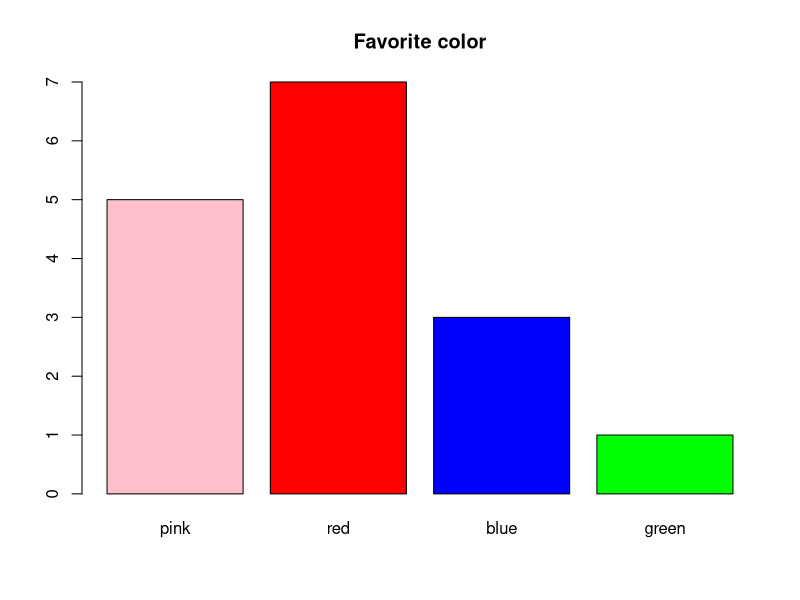
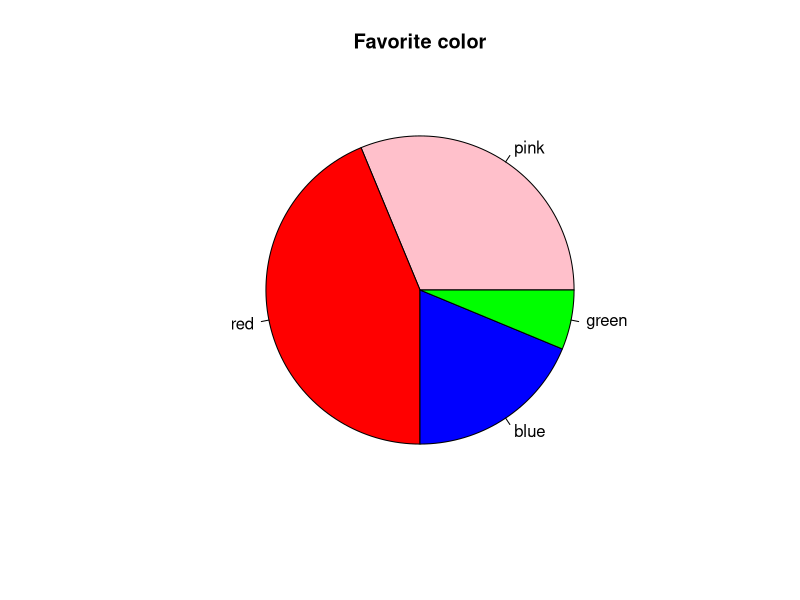

Source code (R) for these figures, in order:
# 2022.05.04

# while 구문 사용하여 8단 생성
i<-1
while(i<=9){
  cat(8,"X",i,"=",8*i,"\n")
  i<-i+1
}

# break, next
result <-0
for(i in 1:10){
  if(i %% 2 ==0) next
    
  print(i)
  result <- result + i;
}
result

result <-0
for(i in 1:10){
  if(i > 5) break
  result <- result + i
}
result 


# apply(lapply, sapply, tapply, mapply)

apply(iris[, 1:4],2, mean)
lapply(iris[,1:4], mean)
mapply(mean, iris[,1:4])
sapply(iris[,1:4], mean)
tapply(1:10, rep(1,10), sum)
tapply(1:10, c(1,1,1,1,2,2,2,3,3,3), sum)

# which

score<-c(61,23,23,22,54, 66, 92,67,34)
which(score>60)
which(score == 92)

which.max(score)
which.min(score)


a<- which(score<=60)
score[a] <- 77
score

score[which(score>=80)]

# plot
fav<-c(4,2,3,2,1,1,2,2,1,3,2,1,3,2,1,2)
table(fav)
ds<-table(fav)
colort<-c("pink",'red','blue','green')
names(ds)<-colort
barplot(ds, main ="Favorite color", col = colort)
pie(ds, main ="Favorite color", col = colort)







